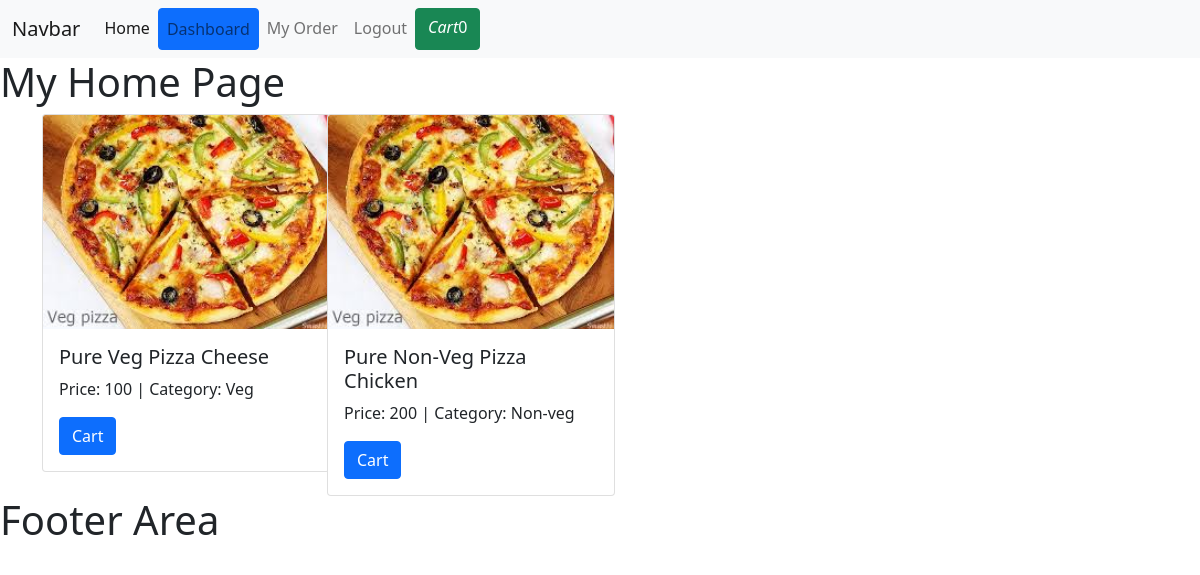
The app's page / (signed in) with its own data.
### home/models.py (models this page shows)
class BaseModel(models.Model):
    uid = models.UUIDField(default=uuid.uuid4, editable=False, primary_key=True)
    created_at = models.DateField(auto_now_add=True)
    updated_at = models.DateField(auto_now_add=True)
    class Meta:
        abstract = True

class Pizza(BaseModel):
    category = models.ForeignKey(PizzaCategory, on_delete=models.CASCADE, related_name="pizzas")
    pizza_name = models.CharField(max_length=100)
    price = models.IntegerField(default=100)
    images = models.ImageField(upload_to="pizza")

class PizzaCategory(BaseModel):
    category_name = models.CharField(max_length=100)

### home/views.py (the view)
# urls.py: 2. Add a URL to urlpatterns:  path('', views.home, name='home')
def home(request):
    pizzas = Pizza.objects.all()
    context = {'pizzas':pizzas}
    return render(request, "index.html", context)

### home/templates/index.html
{% extends "base.html" %}
{% block start %}
<div>
    <h1>My Home Page</h1>
    <div class="container">
        <div class="row">
            {% for pizza in pizzas %}
            <div class="col-md-3">
                <div class="card" style="width: 18rem;">
                    <img src="/media/{{pizza.images}}"
                        class="card-img-top" alt="...">
                    <div class="card-body">
                        <h5 class="card-title">{{pizza.pizza_name}}</h5>
                        <p class="card-text">Price: {{pizza.price}} | Category: {{pizza.category.category_name}}</p>
                        <a href="{% url 'add-cart' pizza.uid %}" class="btn btn-primary">Cart</a>
                    </div>
                </div>
            </div>
            {% endfor %}
        </div>
    </div>
</div>
{% endblock %}

### home/templates/base.html (shortened to what this page needs)
<!DOCTYPE html>
<html lang="en">
<head>
    <link href="https://cdn.jsdelivr.net/npm/bootstrap@5.0.2/dist/css/bootstrap.min.css" rel="stylesheet">
</head>
<body>
    <header>
        <nav class="navbar navbar-expand-lg navbar-light bg-light">
            <div class="container-fluid">
              <a class="navbar-brand" href="#">Navbar</a>
              <div class="collapse navbar-collapse" id="navbarNavAltMarkup">
                <div class="navbar-nav">
                  <a class="nav-link active" href="/" aria-current="page" href="#">Home</a>
                  {% if request.user.is_authenticated %}
                  <a class="nav-link btn btn-primary" href="{% url 'register' %}">Dashboard</a>
                  <a class="nav-link" href="{% url 'orders' %}">My Order</a>
                  <a class="nav-link" class="btn btn-danger" href="{% url 'logout' %}">Logout</a>
                  {% else %}
                  <a class="nav-link" href="{% url 'register' %}">Register</a>
                  <a class="nav-link" href="{% url 'login' %}">Login</a>
                  {% endif %}
                   {% if request.user.get_cart_count == 0 %}
                  <a class="btn btn-success" href="/"><i class="fa-solid fa-cart-shopping">Cart</i>{{ request.user.get_cart_count }} </a>
                  {% else %}
                  <a class="btn btn-success" href="{% url 'cart' %}"><i class="fa-solid fa-cart-shopping">Cart</i>{{ request.user.get_cart_count }} </a>
                  {% endif %}
                </div>
              </div>
              <button class="btn btn-light"></button>
            </div>
          </nav>
    </header>
    <main>
        {% block start %}
        {% endblock %}
    </main>
    <footer>
        <h1>Footer Area</h1>
    </footer>
</body>
</html>

### records on screen
Pizza: images (picture), pizza_name "Pure Veg Pizza Cheese", price "100", category.category_name "Veg"
Pizza: images (picture), pizza_name "Pure Non-Veg Pizza Chicken", price "200", category.category_name "Non-veg"

### other values on screen
{{ request.user.get_cart_count }} "0"
